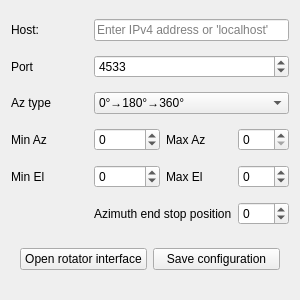
<?xml version="1.0" encoding="UTF-8"?>
<ui version="4.0">
 <class>Rotator_connect</class>
 <widget class="QWidget" name="Rotator_connect">
  <property name="geometry">
   <rect>
    <x>0</x>
    <y>0</y>
    <width>300</width>
    <height>300</height>
   </rect>
  </property>
  <property name="windowTitle">
   <string>Rotator connect</string>
  </property>
  <layout class="QGridLayout" name="gridLayout">
   <item row="5" column="2" colspan="2">
    <widget class="QLabel" name="label_6">
     <property name="text">
      <string>Azimuth end stop position</string>
     </property>
    </widget>
   </item>
   <item row="3" column="2">
    <widget class="QSpinBox" name="MinAZ">
     <property name="minimum">
      <number>-200</number>
     </property>
     <property name="maximum">
      <number>100</number>
     </property>
    </widget>
   </item>
   <item row="3" column="0">
    <widget class="QLabel" name="label_4">
     <property name="text">
      <string>Min Az</string>
     </property>
    </widget>
   </item>
   <item row="3" column="3">
    <widget class="QLabel" name="label_7">
     <property name="text">
      <string>Max Az</string>
     </property>
    </widget>
   </item>
   <item row="1" column="2" colspan="3">
    <widget class="QSpinBox" name="portBox">
     <property name="maximum">
      <number>65535</number>
     </property>
     <property name="value">
      <number>4533</number>
     </property>
    </widget>
   </item>
   <item row="2" column="0">
    <widget class="QLabel" name="label_3">
     <property name="text">
      <string>Az type</string>
     </property>
    </widget>
   </item>
   <item row="3" column="4">
    <widget class="QSpinBox" name="MaxAZ">
     <property name="maximum">
      <number>450</number>
     </property>
    </widget>
   </item>
   <item row="0" column="0">
    <widget class="QLabel" name="label">
     <property name="text">
      <string>Host: </string>
     </property>
    </widget>
   </item>
   <item row="4" column="3">
    <widget class="QLabel" name="label_8">
     <property name="text">
      <string>Max El</string>
     </property>
    </widget>
   </item>
   <item row="0" column="2" colspan="3">
    <widget class="QLineEdit" name="ipBox">
     <property name="placeholderText">
      <string>Enter IPv4 address or 'localhost'</string>
     </property>
    </widget>
   </item>
   <item row="4" column="4">
    <widget class="QSpinBox" name="MaxEL">
     <property name="minimum">
      <number>-10</number>
     </property>
     <property name="maximum">
      <number>180</number>
     </property>
    </widget>
   </item>
   <item row="4" column="0">
    <widget class="QLabel" name="label_5">
     <property name="text">
      <string>Min El</string>
     </property>
    </widget>
   </item>
   <item row="4" column="2">
    <widget class="QSpinBox" name="MinEL">
     <property name="minimum">
      <number>-10</number>
     </property>
     <property name="maximum">
      <number>180</number>
     </property>
    </widget>
   </item>
   <item row="5" column="4">
    <widget class="QSpinBox" name="AZendPos">
     <property name="buttonSymbols">
      <enum>QAbstractSpinBox::ButtonSymbols::UpDownArrows</enum>
     </property>
     <property name="minimum">
      <number>-180</number>
     </property>
     <property name="maximum">
      <number>360</number>
     </property>
    </widget>
   </item>
   <item row="1" column="0">
    <widget class="QLabel" name="label_2">
     <property name="text">
      <string>Port</string>
     </property>
    </widget>
   </item>
   <item row="2" column="2" colspan="3">
    <widget class="QComboBox" name="AZtype">
     <item>
      <property name="text">
       <string>0°→180°→360°</string>
      </property>
     </item>
     <item>
      <property name="text">
       <string>-180°→0°→+180°</string>
      </property>
     </item>
    </widget>
   </item>
   <item row="6" column="0" colspan="5">
    <widget class="QWidget" name="widget" native="true">
     <property name="sizePolicy">
      <sizepolicy hsizetype="Preferred" vsizetype="Fixed">
       <horstretch>0</horstretch>
       <verstretch>0</verstretch>
      </sizepolicy>
     </property>
     <layout class="QGridLayout" name="gridLayout_2">
      <item row="1" column="0">
       <widget class="QPushButton" name="connectButton">
        <property name="text">
         <string>Open rotator interface</string>
        </property>
       </widget>
      </item>
      <item row="1" column="1">
       <widget class="QPushButton" name="saveButton">
        <property name="text">
         <string>Save configuration</string>
        </property>
       </widget>
      </item>
     </layout>
    </widget>
   </item>
  </layout>
 </widget>
 <resources/>
 <connections/>
</ui>
